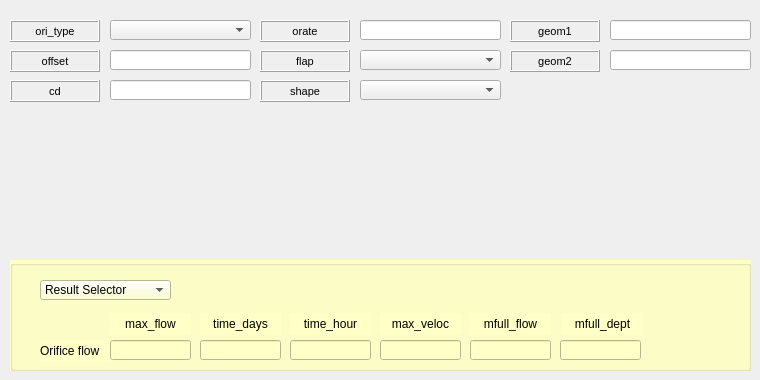
     <widget class="QWidget" name="tab">
      <attribute name="title">
       <string>Orifice</string>
      </attribute>
      <widget class="QGroupBox" name="groupBox_8">
       <property name="geometry">
        <rect>
         <x>10</x>
         <y>260</y>
         <width>741</width>
         <height>111</height>
        </rect>
       </property>
       <property name="autoFillBackground">
        <bool>false</bool>
       </property>
       <property name="styleSheet">
        <string notr="true">background-color: rgb(255, 255, 200);</string>
       </property>
       <property name="title">
        <string/>
       </property>
       <widget class="QComboBox" name="comboBox_49">
        <property name="geometry">
         <rect>
          <x>30</x>
          <y>20</y>
          <width>131</width>
          <height>20</height>
         </rect>
        </property>
        <item>
         <property name="text">
          <string>Result Selector</string>
         </property>
        </item>
       </widget>
       <widget class="QLineEdit" name="lineEdit_80">
        <property name="geometry">
         <rect>
          <x>190</x>
          <y>80</y>
          <width>81</width>
          <height>20</height>
         </rect>
        </property>
        <property name="text">
         <string/>
        </property>
       </widget>
       <widget class="QLabel" name="label_orifice_flow">
        <property name="geometry">
         <rect>
          <x>30</x>
          <y>80</y>
          <width>71</width>
          <height>22</height>
         </rect>
        </property>
        <property name="font">
         <font>
          <pointsize>9</pointsize>
         </font>
        </property>
        <property name="frameShape">
         <enum>QFrame::NoFrame</enum>
        </property>
        <property name="frameShadow">
         <enum>QFrame::Plain</enum>
        </property>
        <property name="text">
         <string>Orifice flow</string>
        </property>
        <property name="textFormat">
         <enum>Qt::AutoText</enum>
        </property>
        <property name="scaledContents">
         <bool>false</bool>
        </property>
        <property name="alignment">
         <set>Qt::AlignLeading|Qt::AlignLeft|Qt::AlignVCenter</set>
        </property>
        <property name="margin">
         <number>3</number>
        </property>
       </widget>
       <widget class="QLabel" name="label_time_days_2">
        <property name="geometry">
         <rect>
          <x>190</x>
          <y>53</y>
          <width>81</width>
          <height>22</height>
         </rect>
        </property>
        <property name="font">
         <font>
          <pointsize>9</pointsize>
         </font>
        </property>
        <property name="frameShape">
         <enum>QFrame::NoFrame</enum>
        </property>
        <property name="frameShadow">
         <enum>QFrame::Plain</enum>
        </property>
        <property name="text">
         <string>time_days</string>
        </property>
        <property name="textFormat">
         <enum>Qt::AutoText</enum>
        </property>
        <property name="scaledContents">
         <bool>false</bool>
        </property>
        <property name="alignment">
         <set>Qt::AlignCenter</set>
        </property>
        <property name="margin">
         <number>3</number>
        </property>
       </widget>
       <widget class="QLineEdit" name="lineEdit_81">
        <property name="geometry">
         <rect>
          <x>460</x>
          <y>80</y>
          <width>81</width>
          <height>20</height>
         </rect>
        </property>
        <property name="text">
         <string/>
        </property>
       </widget>
       <widget class="QLabel" name="label_max_flow_3">
        <property name="geometry">
         <rect>
          <x>100</x>
          <y>53</y>
          <width>81</width>
          <height>22</height>
         </rect>
        </property>
        <property name="font">
         <font>
          <pointsize>9</pointsize>
         </font>
        </property>
        <property name="frameShape">
         <enum>QFrame::NoFrame</enum>
        </property>
        <property name="frameShadow">
         <enum>QFrame::Plain</enum>
        </property>
        <property name="text">
         <string>max_flow</string>
        </property>
        <property name="textFormat">
         <enum>Qt::AutoText</enum>
        </property>
        <property name="scaledContents">
         <bool>false</bool>
        </property>
        <property name="alignment">
         <set>Qt::AlignCenter</set>
        </property>
        <property name="margin">
         <number>3</number>
        </property>
       </widget>
       <widget class="QLabel" name="label_time_hour_2">
        <property name="geometry">
         <rect>
          <x>280</x>
          <y>53</y>
          <width>81</width>
          <height>22</height>
         </rect>
        </property>
        <property name="font">
         <font>
          <pointsize>9</pointsize>
         </font>
        </property>
        <property name="frameShape">
         <enum>QFrame::NoFrame</enum>
        </property>
        <property name="frameShadow">
         <enum>QFrame::Plain</enum>
        </property>
        <property name="text">
         <string>time_hour</string>
        </property>
        <property name="textFormat">
         <enum>Qt::AutoText</enum>
        </property>
        <property name="scaledContents">
         <bool>false</bool>
        </property>
        <property name="alignment">
         <set>Qt::AlignCenter</set>
        </property>
        <property name="margin">
         <number>3</number>
        </property>
       </widget>
       <widget class="QLineEdit" name="lineEdit_94">
        <property name="geometry">
         <rect>
          <x>280</x>
          <y>80</y>
          <width>81</width>
          <height>20</height>
         </rect>
        </property>
        <property name="text">
         <string/>
        </property>
       </widget>
       <widget class="QLineEdit" name="lineEdit_96">
        <property name="geometry">
         <rect>
          <x>100</x>
          <y>80</y>
          <width>81</width>
          <height>20</height>
         </rect>
        </property>
        <property name="text">
         <string/>
        </property>
       </widget>
       <widget class="QLabel" name="label_max_veloc_2">
        <property name="geometry">
         <rect>
          <x>370</x>
          <y>53</y>
          <width>81</width>
          <height>22</height>
         </rect>
        </property>
        <property name="font">
         <font>
          <pointsize>9</pointsize>
         </font>
        </property>
        <property name="frameShape">
         <enum>QFrame::NoFrame</enum>
        </property>
        <property name="frameShadow">
         <enum>QFrame::Plain</enum>
        </property>
        <property name="text">
         <string>max_veloc</string>
        </property>
        <property name="textFormat">
         <enum>Qt::AutoText</enum>
        </property>
        <property name="scaledContents">
         <bool>false</bool>
        </property>
        <property name="alignment">
         <set>Qt::AlignCenter</set>
        </property>
        <property name="margin">
         <number>3</number>
        </property>
       </widget>
       <widget class="QLineEdit" name="lineEdit_101">
        <property name="geometry">
         <rect>
          <x>370</x>
          <y>80</y>
          <width>81</width>
          <height>20</height>
         </rect>
        </property>
        <property name="text">
         <string/>
        </property>
       </widget>
       <widget class="QLabel" name="label_mfull_flow_2">
        <property name="geometry">
         <rect>
          <x>460</x>
          <y>53</y>
          <width>81</width>
          <height>22</height>
         </rect>
        </property>
        <property name="font">
         <font>
          <pointsize>9</pointsize>
         </font>
        </property>
        <property name="frameShape">
         <enum>QFrame::NoFrame</enum>
        </property>
        <property name="frameShadow">
         <enum>QFrame::Plain</enum>
        </property>
        <property name="text">
         <string>mfull_flow</string>
        </property>
        <property name="textFormat">
         <enum>Qt::AutoText</enum>
        </property>
        <property name="scaledContents">
         <bool>false</bool>
        </property>
        <property name="alignment">
         <set>Qt::AlignCenter</set>
        </property>
        <property name="margin">
         <number>3</number>
        </property>
       </widget>
       <widget class="QLineEdit" name="lineEdit_102">
        <property name="geometry">
         <rect>
          <x>550</x>
          <y>80</y>
          <width>81</width>
          <height>20</height>
         </rect>
        </property>
        <property name="text">
         <string/>
        </property>
       </widget>
       <widget class="QLabel" name="label_mfull_dept_2">
        <property name="geometry">
         <rect>
          <x>552</x>
          <y>53</y>
          <width>81</width>
          <height>22</height>
         </rect>
        </property>
        <property name="font">
         <font>
          <pointsize>9</pointsize>
         </font>
        </property>
        <property name="frameShape">
         <enum>QFrame::NoFrame</enum>
        </property>
        <property name="frameShadow">
         <enum>QFrame::Plain</enum>
        </property>
        <property name="text">
         <string>mfull_dept</string>
        </property>
        <property name="textFormat">
         <enum>Qt::AutoText</enum>
        </property>
        <property name="scaledContents">
         <bool>false</bool>
        </property>
        <property name="alignment">
         <set>Qt::AlignCenter</set>
        </property>
        <property name="margin">
         <number>3</number>
        </property>
       </widget>
      </widget>
      <widget class="QLineEdit" name="lineEdit_134">
       <property name="geometry">
        <rect>
         <x>110</x>
         <y>80</y>
         <width>141</width>
         <height>20</height>
        </rect>
       </property>
       <property name="text">
        <string/>
       </property>
      </widget>
      <widget class="QLabel" name="label_offset">
       <property name="geometry">
        <rect>
         <x>10</x>
         <y>50</y>
         <width>90</width>
         <height>22</height>
        </rect>
       </property>
       <property name="font">
        <font>
         <pointsize>8</pointsize>
        </font>
       </property>
       <property name="frameShape">
        <enum>QFrame::Box</enum>
       </property>
       <property name="frameShadow">
        <enum>QFrame::Raised</enum>
       </property>
       <property name="text">
        <string>offset</string>
       </property>
       <property name="alignment">
        <set>Qt::AlignCenter</set>
       </property>
       <property name="margin">
        <number>3</number>
       </property>
      </widget>
      <widget class="QComboBox" name="comboBox_54">
       <property name="geometry">
        <rect>
         <x>110</x>
         <y>20</y>
         <width>141</width>
         <height>20</height>
        </rect>
       </property>
      </widget>
      <widget class="QLabel" name="label_geom2">
       <property name="geometry">
        <rect>
         <x>510</x>
         <y>50</y>
         <width>90</width>
         <height>22</height>
        </rect>
       </property>
       <property name="font">
        <font>
         <pointsize>8</pointsize>
        </font>
       </property>
       <property name="frameShape">
        <enum>QFrame::Box</enum>
       </property>
       <property name="frameShadow">
        <enum>QFrame::Raised</enum>
       </property>
       <property name="text">
        <string>geom2</string>
       </property>
       <property name="alignment">
        <set>Qt::AlignCenter</set>
       </property>
       <property name="margin">
        <number>3</number>
       </property>
      </widget>
      <widget class="QLineEdit" name="lineEdit_135">
       <property name="geometry">
        <rect>
         <x>360</x>
         <y>20</y>
         <width>141</width>
         <height>20</height>
        </rect>
       </property>
       <property name="text">
        <string/>
       </property>
      </widget>
      <widget class="QLineEdit" name="lineEdit_136">
       <property name="geometry">
        <rect>
         <x>610</x>
         <y>50</y>
         <width>141</width>
         <height>20</height>
        </rect>
       </property>
       <property name="text">
        <string/>
       </property>
      </widget>
      <widget class="QComboBox" name="comboBox_46">
       <property name="geometry">
        <rect>
         <x>360</x>
         <y>50</y>
         <width>141</width>
         <height>20</height>
        </rect>
       </property>
      </widget>
      <widget class="QLineEdit" name="lineEdit_137">
       <property name="geometry">
        <rect>
         <x>110</x>
         <y>50</y>
         <width>141</width>
         <height>20</height>
        </rect>
       </property>
       <property name="text">
        <string/>
       </property>
      </widget>
      <widget class="QLineEdit" name="lineEdit_138">
       <property name="geometry">
        <rect>
         <x>610</x>
         <y>20</y>
         <width>141</width>
         <height>20</height>
        </rect>
       </property>
       <property name="text">
        <string/>
       </property>
      </widget>
      <widget class="QComboBox" name="comboBox_55">
       <property name="geometry">
        <rect>
         <x>360</x>
         <y>80</y>
         <width>141</width>
         <height>20</height>
        </rect>
       </property>
      </widget>
      <widget class="QLabel" name="label_shape">
       <property name="geometry">
        <rect>
         <x>260</x>
         <y>80</y>
         <width>90</width>
         <height>22</height>
        </rect>
       </property>
       <property name="font">
        <font>
         <pointsize>8</pointsize>
        </font>
       </property>
       <property name="frameShape">
        <enum>QFrame::Box</enum>
       </property>
       <property name="frameShadow">
        <enum>QFrame::Raised</enum>
       </property>
       <property name="text">
        <string>shape</string>
       </property>
       <property name="alignment">
        <set>Qt::AlignCenter</set>
       </property>
       <property name="margin">
        <number>3</number>
       </property>
      </widget>
      <widget class="QLabel" name="label_cd">
       <property name="geometry">
        <rect>
         <x>10</x>
         <y>80</y>
         <width>90</width>
         <height>22</height>
        </rect>
       </property>
       <property name="font">
        <font>
         <pointsize>8</pointsize>
        </font>
       </property>
       <property name="frameShape">
        <enum>QFrame::Box</enum>
       </property>
       <property name="frameShadow">
        <enum>QFrame::Raised</enum>
       </property>
       <property name="text">
        <string>cd</string>
       </property>
       <property name="alignment">
        <set>Qt::AlignCenter</set>
       </property>
       <property name="margin">
        <number>3</number>
       </property>
      </widget>
      <widget class="QLabel" name="label_ori_type">
       <property name="enabled">
        <bool>true</bool>
       </property>
       <property name="geometry">
        <rect>
         <x>10</x>
         <y>20</y>
         <width>90</width>
         <height>22</height>
        </rect>
       </property>
       <property name="sizePolicy">
        <sizepolicy hsizetype="Preferred" vsizetype="Preferred">
         <horstretch>0</horstretch>
         <verstretch>0</verstretch>
        </sizepolicy>
       </property>
       <property name="font">
        <font>
         <pointsize>8</pointsize>
        </font>
       </property>
       <property name="statusTip">
        <string/>
       </property>
       <property name="accessibleName">
        <string/>
       </property>
       <property name="layoutDirection">
        <enum>Qt::LeftToRight</enum>
       </property>
       <property name="autoFillBackground">
        <bool>false</bool>
       </property>
       <property name="inputMethodHints">
        <set>Qt::ImhNone</set>
       </property>
       <property name="frameShape">
        <enum>QFrame::Box</enum>
       </property>
       <property name="frameShadow">
        <enum>QFrame::Raised</enum>
       </property>
       <property name="lineWidth">
        <number>1</number>
       </property>
       <property name="midLineWidth">
        <number>0</number>
       </property>
       <property name="text">
        <string>ori_type</string>
       </property>
       <property name="alignment">
        <set>Qt::AlignCenter</set>
       </property>
       <property name="wordWrap">
        <bool>false</bool>
       </property>
       <property name="margin">
        <number>3</number>
       </property>
      </widget>
      <widget class="QLabel" name="label_orate">
       <property name="enabled">
        <bool>true</bool>
       </property>
       <property name="geometry">
        <rect>
         <x>260</x>
         <y>20</y>
         <width>90</width>
         <height>22</height>
        </rect>
       </property>
       <property name="sizePolicy">
        <sizepolicy hsizetype="Preferred" vsizetype="Preferred">
         <horstretch>0</horstretch>
         <verstretch>0</verstretch>
        </sizepolicy>
       </property>
       <property name="font">
        <font>
         <pointsize>8</pointsize>
        </font>
       </property>
       <property name="statusTip">
        <string/>
       </property>
       <property name="accessibleName">
        <string/>
       </property>
       <property name="layoutDirection">
        <enum>Qt::LeftToRight</enum>
       </property>
       <property name="autoFillBackground">
        <bool>false</bool>
       </property>
       <property name="inputMethodHints">
        <set>Qt::ImhNone</set>
       </property>
       <property name="frameShape">
        <enum>QFrame::Box</enum>
       </property>
       <property name="frameShadow">
        <enum>QFrame::Raised</enum>
       </property>
       <property name="lineWidth">
        <number>1</number>
       </property>
       <property name="midLineWidth">
        <number>0</number>
       </property>
       <property name="text">
        <string>orate</string>
       </property>
       <property name="alignment">
        <set>Qt::AlignCenter</set>
       </property>
       <property name="wordWrap">
        <bool>false</bool>
       </property>
       <property name="margin">
        <number>3</number>
       </property>
      </widget>
      <widget class="QLabel" name="label_flap_2">
       <property name="geometry">
        <rect>
         <x>260</x>
         <y>50</y>
         <width>90</width>
         <height>22</height>
        </rect>
       </property>
       <property name="font">
        <font>
         <pointsize>8</pointsize>
        </font>
       </property>
       <property name="frameShape">
        <enum>QFrame::Box</enum>
       </property>
       <property name="frameShadow">
        <enum>QFrame::Raised</enum>
       </property>
       <property name="text">
        <string>flap</string>
       </property>
       <property name="alignment">
        <set>Qt::AlignCenter</set>
       </property>
       <property name="margin">
        <number>3</number>
       </property>
      </widget>
      <widget class="QLabel" name="label_geom1">
       <property name="enabled">
        <bool>true</bool>
       </property>
       <property name="geometry">
        <rect>
         <x>510</x>
         <y>20</y>
         <width>90</width>
         <height>22</height>
        </rect>
       </property>
       <property name="sizePolicy">
        <sizepolicy hsizetype="Preferred" vsizetype="Preferred">
         <horstretch>0</horstretch>
         <verstretch>0</verstretch>
        </sizepolicy>
       </property>
       <property name="font">
        <font>
         <pointsize>8</pointsize>
        </font>
       </property>
       <property name="statusTip">
        <string/>
       </property>
       <property name="accessibleName">
        <string/>
       </property>
       <property name="layoutDirection">
        <enum>Qt::LeftToRight</enum>
       </property>
       <property name="autoFillBackground">
        <bool>false</bool>
       </property>
       <property name="inputMethodHints">
        <set>Qt::ImhNone</set>
       </property>
       <property name="frameShape">
        <enum>QFrame::Box</enum>
       </property>
       <property name="frameShadow">
        <enum>QFrame::Raised</enum>
       </property>
       <property name="lineWidth">
        <number>1</number>
       </property>
       <property name="midLineWidth">
        <number>0</number>
       </property>
       <property name="text">
        <string>geom1</string>
       </property>
       <property name="alignment">
        <set>Qt::AlignCenter</set>
       </property>
       <property name="wordWrap">
        <bool>false</bool>
       </property>
       <property name="margin">
        <number>3</number>
       </property>
      </widget>
     </widget>
